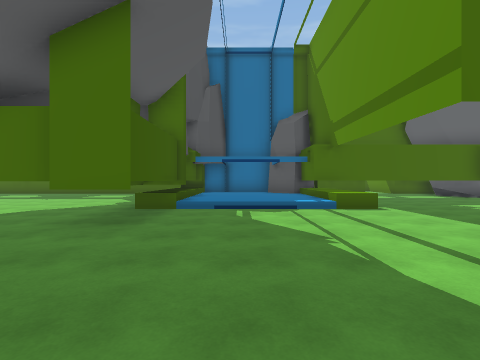
View 1 (above)

16 first-person views from a walk through a scene from a Unity 3-D project. The camera is 1.4 m above the floor, looks level and sees 85° across. The floor is counted in squares, 2 m on a side. Each view is taken from the middle of a square. On the plan, view 1 faces up. The plan holds only what a view shows up to about 9 squares ahead; the rest is blank. The place goes on beyond the plan. Some animated figures are left out.

View 2
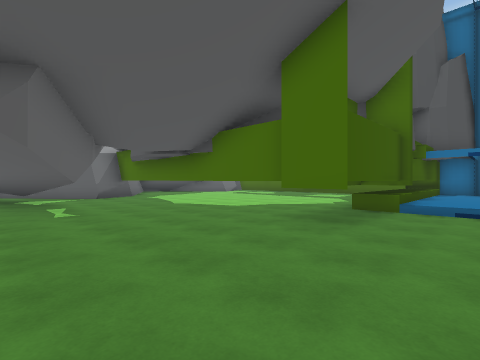

View 3
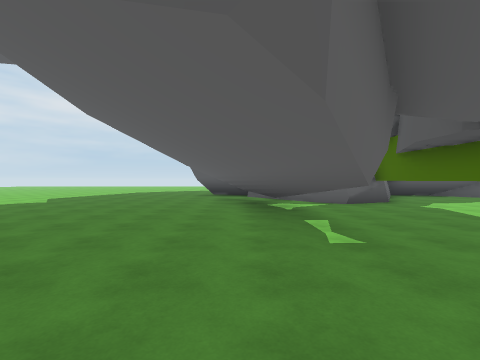

View 4
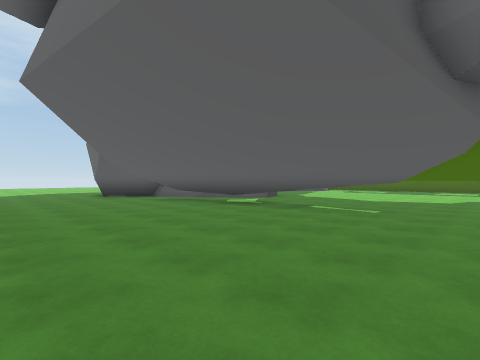

View 5
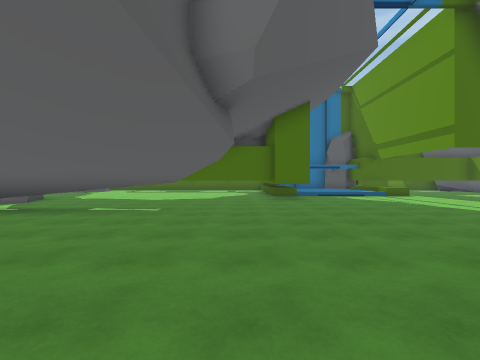

View 6
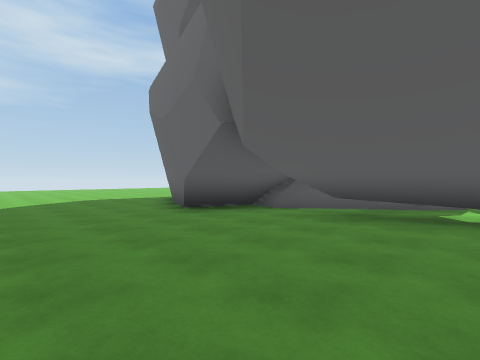

View 7
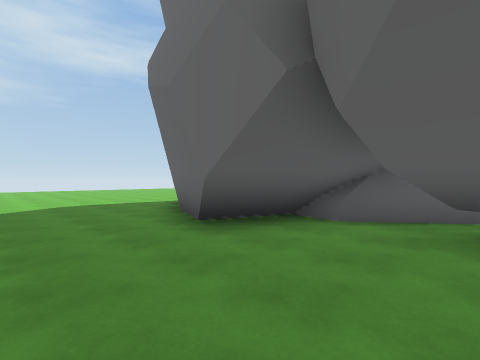

View 8
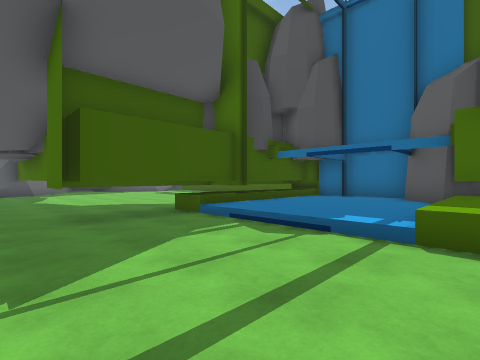

View 9
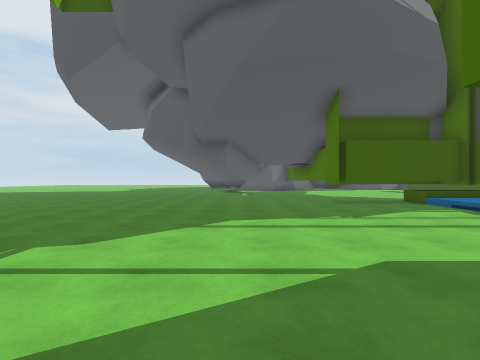

View 10
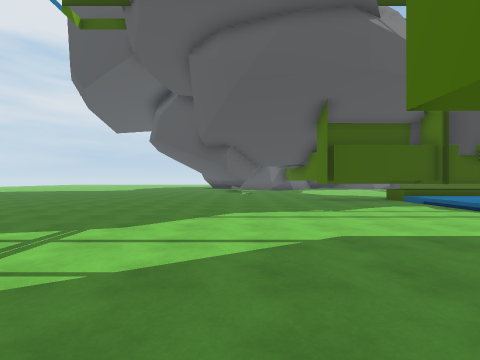

View 11
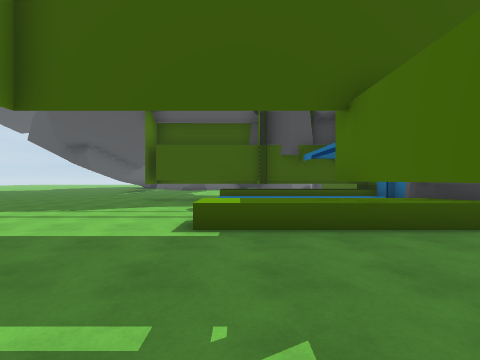

View 12
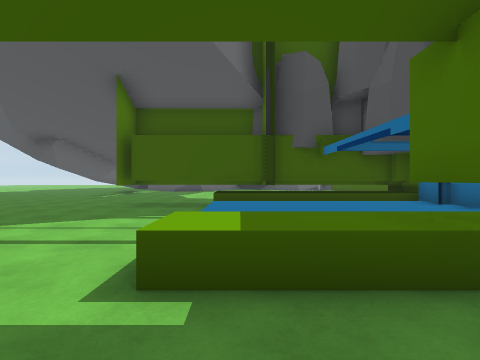

View 13
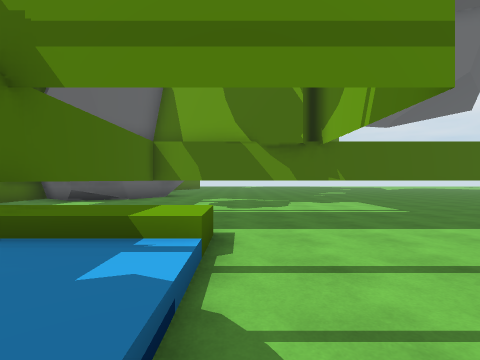

View 14
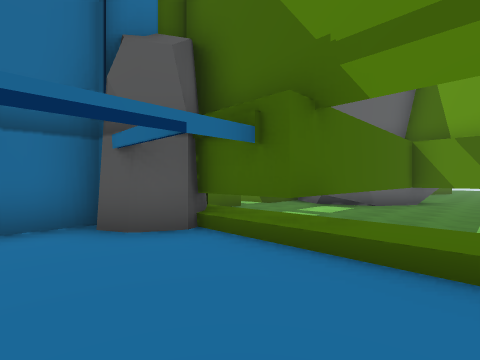

View 15
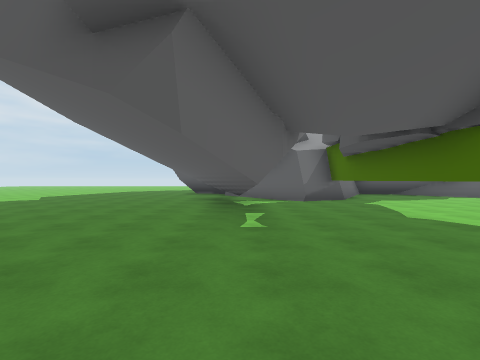

View 16
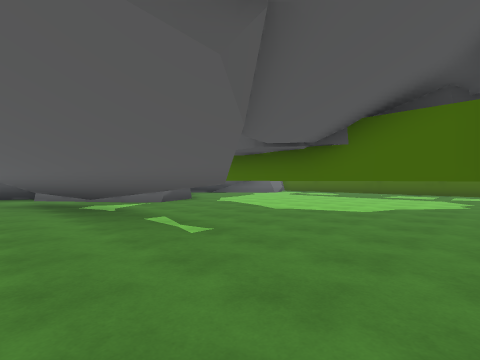

### Floor plan
Key: @ floor where view 1 was taken; # wall or solid block; . main floor; : floor 0.25 m higher than the main floor; + floor 0.75 m higher than the main floor; = window, fence, low wall or low ledge; T thing the floor can be seen under or through; O other object.
Columns run from 22 left of view 1 to 11 right of it. Each row starts with its distance up from view 1.
 13                         O
 12                     ####OO
 11                     #:::O#
 10                     #::::#     ##
  9                     #::::#########
  8                     #::::+....#
  7                     #::::+....#
  6                    ##....=....#
  5            ##########.........#
  4            #........#.........#
  3           ##..................#
  2           #...................#
  1        #####TTTTT.............#
  0   ..   #####TT........@.......#
 -1  ....###.##.................  #
 -2 ...........................
 -3 ..........................
 -4  ........................
 -5    .....................

Where each view was taken, in squares from view 1:
view 1: 0 up, 0 right, facing up
view 2: 0 up, 0 right, facing up-left
view 3: 0 up, 3 left, facing left
view 4: 5 down, 4 left, facing up-left
view 5: 5 down, 4 left, facing up
view 6: 5 down, 10 left, facing up-left
view 7: 4 down, 12 left, facing up-left
view 8: 3 up, 3 right, facing up-left
view 9: 1 up, 6 right, facing left
view 10: 1 up, 7 right, facing left
view 11: 7 up, 7 right, facing left
view 12: 7 up, 5 right, facing left
view 13: 6 up, 0 right, facing right
view 14: 7 up, 0 right, facing up-right
view 15: 1 up, 2 left, facing left
view 16: 1 down, 3 left, facing up-left
